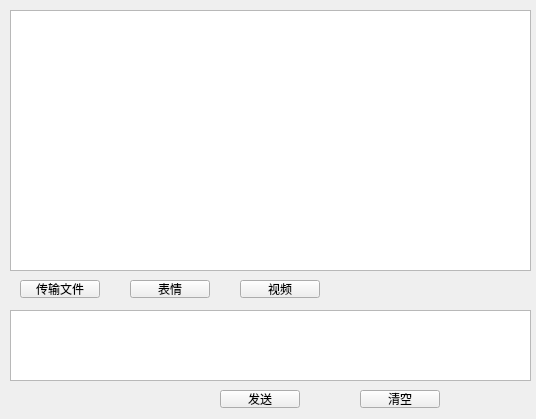
<?xml version="1.0" encoding="UTF-8"?>
<ui version="4.0">
 <class>Chat</class>
 <widget class="QWidget" name="Chat">
  <property name="geometry">
   <rect>
    <x>0</x>
    <y>0</y>
    <width>536</width>
    <height>419</height>
   </rect>
  </property>
  <property name="windowTitle">
   <string>Form</string>
  </property>
  <widget class="QTextBrowser" name="tb_chat">
   <property name="geometry">
    <rect>
     <x>10</x>
     <y>10</y>
     <width>521</width>
     <height>261</height>
    </rect>
   </property>
  </widget>
  <widget class="QPushButton" name="pushButton">
   <property name="geometry">
    <rect>
     <x>20</x>
     <y>280</y>
     <width>80</width>
     <height>18</height>
    </rect>
   </property>
   <property name="text">
    <string>传输文件</string>
   </property>
  </widget>
  <widget class="QPushButton" name="pushButton_2">
   <property name="geometry">
    <rect>
     <x>130</x>
     <y>280</y>
     <width>80</width>
     <height>18</height>
    </rect>
   </property>
   <property name="text">
    <string>表情</string>
   </property>
  </widget>
  <widget class="QPushButton" name="pushButton_3">
   <property name="geometry">
    <rect>
     <x>240</x>
     <y>280</y>
     <width>80</width>
     <height>18</height>
    </rect>
   </property>
   <property name="text">
    <string>视频</string>
   </property>
  </widget>
  <widget class="QPlainTextEdit" name="pte_sent">
   <property name="geometry">
    <rect>
     <x>10</x>
     <y>310</y>
     <width>521</width>
     <height>71</height>
    </rect>
   </property>
  </widget>
  <widget class="QPushButton" name="pb_sent">
   <property name="geometry">
    <rect>
     <x>220</x>
     <y>390</y>
     <width>80</width>
     <height>18</height>
    </rect>
   </property>
   <property name="text">
    <string>发送</string>
   </property>
  </widget>
  <widget class="QPushButton" name="pushButton_5">
   <property name="geometry">
    <rect>
     <x>360</x>
     <y>390</y>
     <width>80</width>
     <height>18</height>
    </rect>
   </property>
   <property name="text">
    <string>清空</string>
   </property>
  </widget>
 </widget>
 <resources/>
 <connections/>
</ui>
